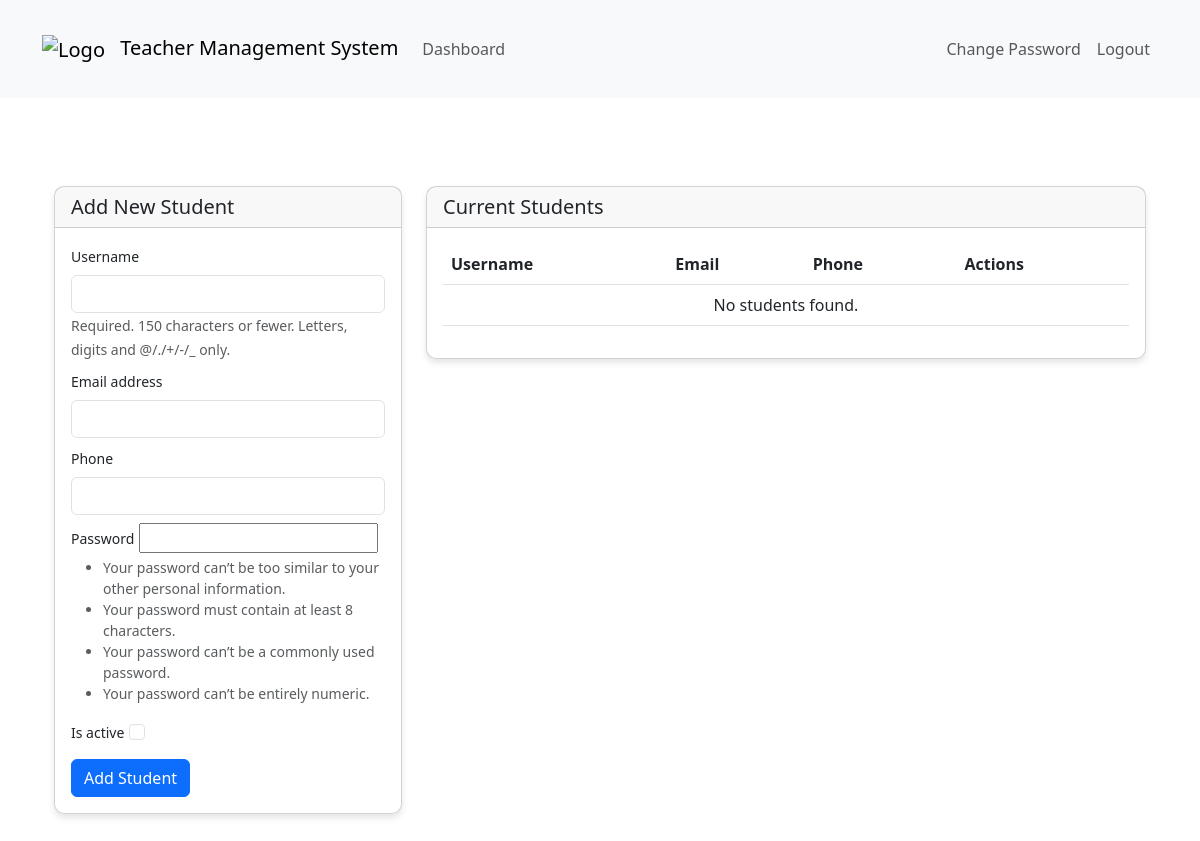
The app's page /dashboard/superuser/manage-students/ (signed in), older data.
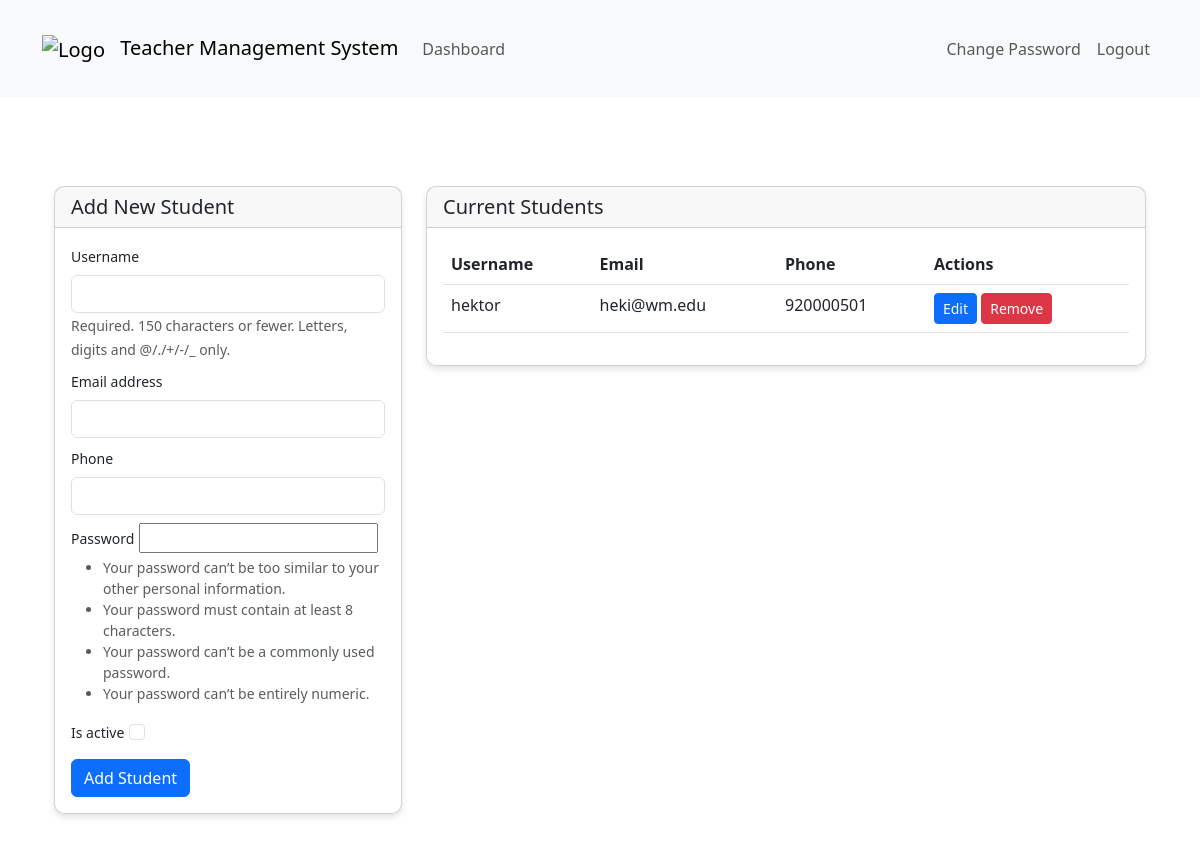
The same page, newer data.
### teachers_app/models.py (models this page shows, shortened)
class Student(AbstractUser):
    phone = models.CharField(max_length=20, blank=True, null=True)
    is_active = models.BooleanField(default=True)
    class Meta:
        verbose_name = 'student'
        verbose_name_plural = 'students'
    groups = models.ManyToManyField(
        'auth.Group',
        related_name='student_set',
        blank=True,
        help_text='The groups this student belongs to. A student will get all permissions granted to each of their groups.',
        verbose_name='groups',
    )
    user_permissions = models.ManyToManyField(
        'auth.Permission',
        related_name='student_set',
        blank=True,
        help_text='Specific permissions for this student.',
        verbose_name='user permissions',
    )

### teachers_app/views.py (the view)
# urls.py: path('superuser/manage-students/', views.manage_students, name='manage_students'),
@login_required
@user_passes_test(lambda u: u.is_superuser)
def manage_students(request):
    if request.method == "POST":
        form = StudentForm(request.POST)
        if form.is_valid():
            student = form.save()
            messages.success(request, f'Student {student.username} created successfully.')
            return redirect('manage_students')
    else:
        form = StudentForm()
    students = Student.objects.all()
    context = {
        'form': form,
        'students': students,
    }
    return render(request, 'superuser/manage_students.html', context)

### teachers_app/forms.py (shortened to what this page needs)
class StudentForm(UserCreationForm):
    phone = forms.CharField(
        max_length=20,
        required=False,
        widget=forms.TextInput(attrs={'class': 'form-control'})
    )
    is_active = forms.BooleanField(
        required=False,
        widget=forms.CheckboxInput(attrs={'class': 'form-check-input'})
    )
    class Meta:
        model = Student
        fields = ['username', 'email', 'phone', 'password1', 'is_active']
        widgets = {
            'username': forms.TextInput(attrs={'class': 'form-control'}),
            'email': forms.EmailInput(attrs={'class': 'form-control'}),
            'phone': forms.TextInput(attrs={'class': 'form-control'}),
            'password1': forms.PasswordInput(attrs={'class': 'form-control'}),
        }
    def __init__(self, *args, **kwargs):
        super().__init__(*args, **kwargs)
        self.fields.pop('password2')

### templates/superuser/manage_students.html (shortened to what this page needs)
{% extends 'base.html' %}
{% load static %}
{% block content %}
<div class="container mt-4">
    <div class="row">
        <div class="col-md-4">
            <div class="card">
                <div class="card-header">
                    <h5 class="mb-0">Add New Student</h5>
                </div>
                <div class="card-body">
                    <form method="post">
                        {% for field in form %}
                            <div class="form-group mb-2">
                                <label for="{{ field.id_for_label }}" class="form-label small">{{ field.label }}</label>
                                {{ field }}
                                {% if field.help_text %}
                                    <small class="form-text text-muted">{{ field.help_text }}</small>
                                {% endif %}
                            </div>
                        {% endfor %}
                        <button type="submit" class="btn btn-primary">Add Student</button>
                    </form>
                </div>
            </div>
        </div>
        <div class="col-md-8">
            <div class="card">
                <div class="card-header">
                    <h5 class="mb-0">Current Students</h5>
                </div>
                <div class="card-body">
                    <div class="table-responsive">
                        <table class="table table-hover">
                            <thead>
                                <tr>
                                    <th>Username</th>
                                    <th>Email</th>
                                    <th>Phone</th>
                                    <th>Actions</th>
                                </tr>
                            </thead>
                            <tbody>
                                {% for student in students %}
                                <tr>
                                    <td>{{ student.username }}</td>
                                    <td>{{ student.email }}</td>
                                    <td>{{ student.phone }}</td>
                                    <td>
                                        <a href="{% url 'edit_student' student.id %}" class="btn btn-primary btn-sm">Edit</a>
                                        <a href="{% url 'remove_student' student.id %}" class="btn btn-danger btn-sm">Remove</a>
                                    </td>
                                </tr>
                                {% empty %}
                                <tr>
                                    <td colspan="6" class="text-center">No students found.</td>
                                </tr>
                                {% endfor %}
                            </tbody>
                        </table>
                    </div>
                </div>
            </div>
        </div>
    </div>
</div>
{% endblock %}

Row changes from the older to the newer data that the page shows:
added Student: username "hektor", email "heki@wm.edu", phone "920000501"
Text that changed along with them:
text no longer shown: "No students found."
